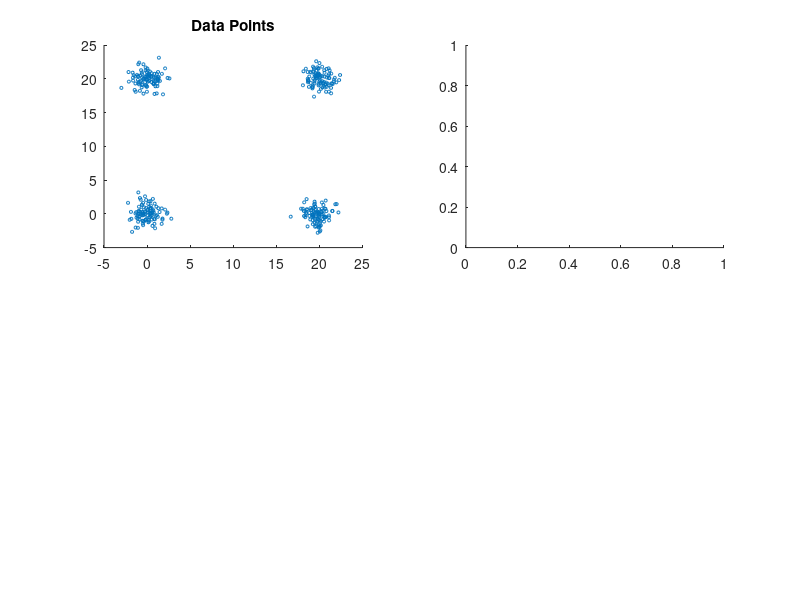

This figure's MATLAB source: (Note: this script raises an error after producing the figure.)
close all
clear all

clc

addpath(genpath('../'));

rng('default');

%% Create a set of vertices (4 clusters)
numPts=100;
cx = [0 0;20 20 ;0 20; 20 0]; %center of the clouds of points
pts= repmat(cx,numPts,1) + randn(numPts*size(cx,1),2);

%% Create the edge-weighted graph (affinity matrix)
D=pdist(pts); %all the pairwise distances
sigma=3*var(D); %an heuristic to tune sigma
A=squareform(exp(-D./sigma)); %compute the affinity matrix of the graph as a Gaussian Kernel

A=A.*not(eye(size(A))); %no self-loop, set the diagonal to zero IMPORTANT !

%% Plot the clusters obtained by the different dynamical systems with default parameters.
figure;
subplot(2,2,1);
scatter(pts(:,1),pts(:,2),5);
title('Data Points');

subplot(2,2,2);
fprintf('Extracting clusters with Replicator Dynamics...');
tt=tic();
[C]=dominantset(A,[],[],[],[],0);
tt=toc(tt);
fprintf(['done ! (' num2str(tt) ' sec)\n']);
gscatter(pts(:,1),pts(:,2),C);
title(['Replicator Dynamics (#' num2str(numel(unique(C))) ' DS)']);

subplot(2,2,4);
fprintf('Extracting clusters with Exponential Replicator Dynamics...');
kappa=10;
tt=tic();
[C]=dominantset(A,[],[],[],[],2,kappa);
tt=toc(tt);
fprintf(['done ! (' num2str(tt) ' sec)\n']);
gscatter(pts(:,1),pts(:,2),C);
title(['Exponential Replicator Dynamics (#' num2str(numel(unique(C))) ' DS)']);

subplot(2,2,3);
fprintf('Extracting clusters with Infection-Immunization...');
tt=tic();
[C,stat]=dominantset(A,[],[],[],[],1);
tt=toc(tt);
fprintf(['done ! (' num2str(tt) ' sec)\n']);
gscatter(pts(:,1),pts(:,2),C);
title(['Infection Immunization (#' num2str(numel(unique(C))) ' DS)']);

